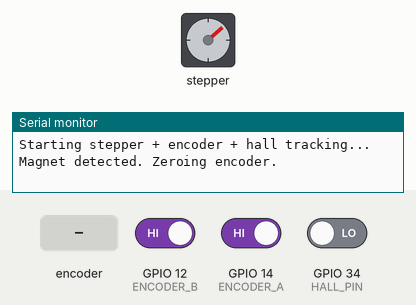
A sketch run on a simulated ESP32. Parts: stepper motor, the last lines printed to the serial monitor. The inputs (shaded band) are chosen by the test bench; at power-on: GPIO 12 (ENCODER_B) HIGH, GPIO 14 (ENCODER_A) HIGH, GPIO 34 (HALL_PIN) LOW. Stepper angles assume 2048 steps per turn.

Above: at 1.7 s.
1.8 s: rotary encoder on GPIO 14 (ENCODER_A) / GPIO 12 (ENCODER_B) turned 1 step (first pin leading)
At 2.15 s:
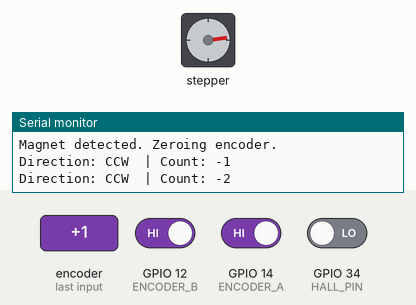
4.8 s: rotary encoder on GPIO 14 (ENCODER_A) / GPIO 12 (ENCODER_B) turned 2 steps (second pin leading)
At 5.16 s:
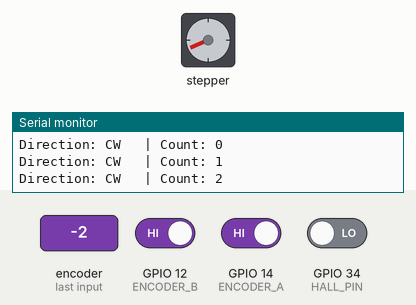
Timing chart, 0 to 13.8 s (numbered marks = the images above; inputs shaded):
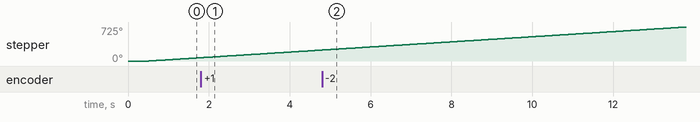

The sketch:

encoder_zeroing_basic.ino
```cpp
#include <AccelStepper.h>

// --- Pin Definitions ---
#define IN1 5
#define IN2 4
#define IN3 2
#define IN4 15

#define ENCODER_A 14  // Signal A (Brown)
#define ENCODER_B 12  // Signal B (Blue/White)
#define HALL_PIN 34

// --- Constants ---
#define MOTOR_SPEED 400  // steps per second
#define MAGNET_DEBOUNCE_DELAY 300  // ms

// --- Globals ---
AccelStepper stepper(AccelStepper::FULL4WIRE, IN1, IN3, IN2, IN4);
volatile int encoderCount = 0;
volatile bool directionCW = true;
bool magnetLatched = false;
unsigned long lastMagnetTime = 0;

void IRAM_ATTR handleEncoder() {
  bool A = digitalRead(ENCODER_A);
  bool B = digitalRead(ENCODER_B);

  if (A == B) {
    encoderCount++;
    directionCW = true;
  } else {
    encoderCount--;
    directionCW = false;
  }
}

void setup() {
  Serial.begin(115200);
  delay(500);
  Serial.println("Starting stepper + encoder + hall tracking...");

  stepper.setMaxSpeed(MOTOR_SPEED);
  stepper.setSpeed(MOTOR_SPEED);  // Positive = clockwise

  pinMode(ENCODER_A, INPUT_PULLUP);
  pinMode(ENCODER_B, INPUT_PULLUP);
  attachInterrupt(digitalPinToInterrupt(ENCODER_A), handleEncoder, CHANGE);

  pinMode(HALL_PIN, INPUT);  // Assumes external pull-up resistor
}

void loop() {
  stepper.runSpeed();

  static int lastCount = 0;
  if (encoderCount != lastCount) {
    lastCount = encoderCount;
    Serial.print("Direction: ");
    Serial.print(directionCW ? "CW  " : "CCW ");
    Serial.print(" | Count: ");
    Serial.println(encoderCount);
  }

  bool magnetDetected = digitalRead(HALL_PIN) == LOW;
  unsigned long now = millis();

  if (magnetDetected && !magnetLatched) {
    Serial.println("Magnet detected. Zeroing encoder.");
    encoderCount = 0;
    magnetLatched = true;
    lastMagnetTime = now;
  }

  // Release latch after debounce period and magnet no longer detected
  if (!magnetDetected && magnetLatched && (now - lastMagnetTime) > MAGNET_DEBOUNCE_DELAY) {
    magnetLatched = false;
  }

  delay(1);  // Print rate control and light CPU usage
}
```
